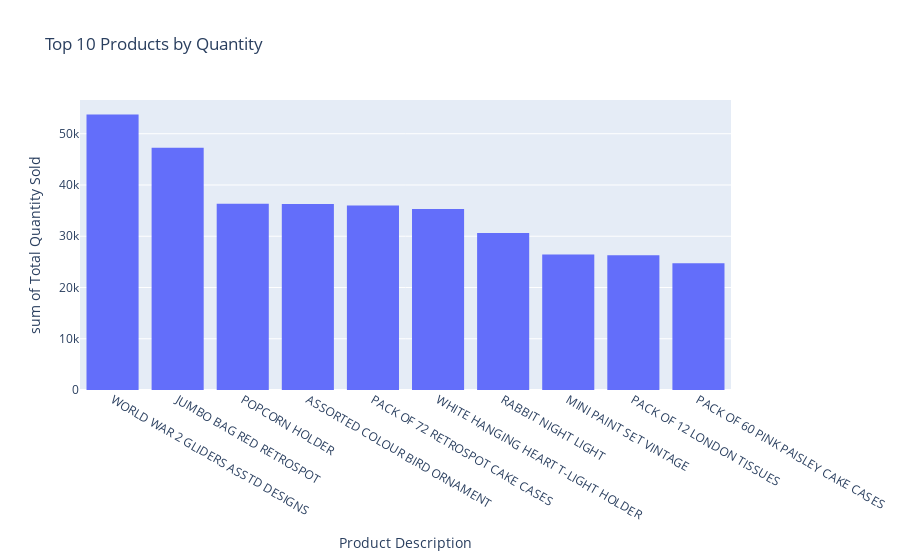

Notebook cell for this chart:
### Code cell
fig = px.histogram(
    x=top_products.index,   # Descriptions
    y=top_products.values,  # Quantities
    title="Top 10 Products by Quantity",
    labels={"x": "Product Description", "y": "Total Quantity Sold"} 
)
fig.show()

### Figure 1 — Plotly figure (JSON) as saved in the notebook; plotly's stock layout.template omitted (floating-point values rounded to 4 significant figures)
{"data": [{"alignmentgroup": "True", "bingroup": "x", "histfunc": "sum", "hovertemplate": "Product Description=%{x}<br>sum of Total Quantity Sold=%{y}<extra></extra>", "legendgroup": "", "marker": {"color": "#636efa", "pattern": {"shape": ""}}, "name": "", "offsetgroup": "", "orientation": "v", "showlegend": false, "type": "histogram", "x": ["WORLD WAR 2 GLIDERS ASSTD DESIGNS", "JUMBO BAG RED RETROSPOT", "POPCORN HOLDER", "ASSORTED COLOUR BIRD ORNAMENT", "PACK OF 72 RETROSPOT CAKE CASES", "WHITE HANGING HEART T-LIGHT HOLDER", "RABBIT NIGHT LIGHT", "MINI PAINT SET VINTAGE ", "PACK OF 12 LONDON TISSUES ", "PACK OF 60 PINK PAISLEY CAKE CASES"], "xaxis": "x", "y": [53751, 47260, 36322, 36282, 36016, 35298, 30631, 26437, 26299, 24719], "yaxis": "y"}], "layout": {"barmode": "relative", "legend": {"tracegroupgap": 0}, "title": {"text": "Top 10 Products by Quantity"}, "xaxis": {"anchor": "y", "domain": [0, 1], "title": {"text": "Product Description"}}, "yaxis": {"anchor": "x", "domain": [0, 1], "title": {"text": "sum of Total Quantity Sold"}}}}
